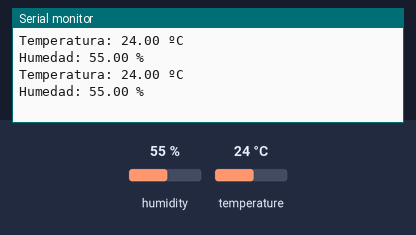
Recording of a sketch running on a simulated Arduino Uno, built with avr-gcc and run on an emulated ATmega328P. On the bench: the last lines printed to the serial monitor. Inputs (shaded band) come from the test bench; at power-on: humidity 55 %, temperature 24 °C.

Above: at 2.9 s.
3.0 s: humidity set to 22 %
At 5.0 s:
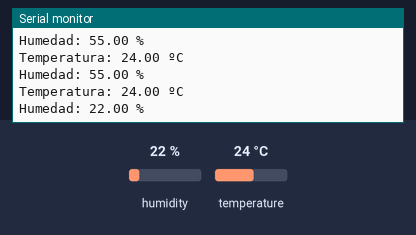
5.8 s: temperature set to 12 °C
At 7.1 s:
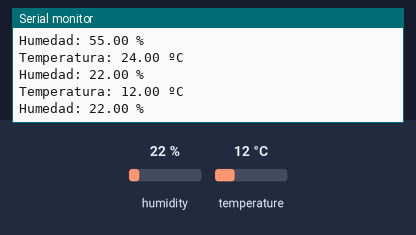
8.6 s: humidity set to 40 %
At 11.3 s:
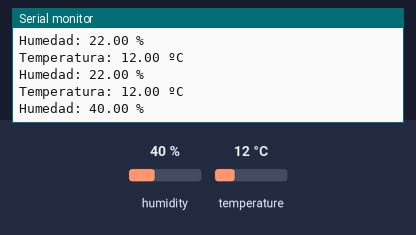
Timing chart, 0 to 12.8 s (numbered marks = the images above; inputs shaded):
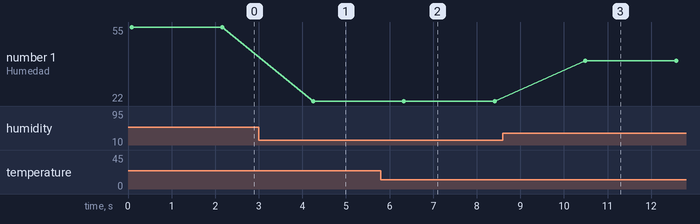

The sketch:

aht10-prueba.ino
```cpp
// Zayat , Lowden , Borio | 5-A

#include <Wire.h>
#include <Adafruit_AHTX0.h>  // Librería para el sensor AHT10

Adafruit_AHTX0 aht;  // Crear un objeto AHT10

void setup() {
  Serial.begin(115200);  // Inicializar la comunicación serie

  // Inicializar el sensor AHT10
  if (!aht.begin()) {
    Serial.println("No se pudo encontrar AHT10. Verifica las conexiones.");
    while (1) delay(10);  // Detener el código si falla
  }
}

void loop() {
  // Leer temperatura y humedad del sensor AHT10
  sensors_event_t humidity, temp;
  aht.getEvent(&humidity, &temp);

  // Mostrar los datos en el monitor serie
  Serial.print("Temperatura: ");
  Serial.print(temp.temperature);
  Serial.println(" ºC");

  Serial.print("Humedad: ");
  Serial.print(humidity.relative_humidity);
  Serial.println(" %");

  delay(2000);  // Esperar 2 segundos antes de la próxima lectura
}
```

Measured:
- after the input at 3.0 s, the serial monitor: prints a new line after 1.2 s (image 1)
- after the input at 5.8 s, the serial monitor: prints a new line after 0.52 s (image 2)
- after the input at 8.6 s, the serial monitor: prints a new line after 1.9 s (image 3)
- plotted number 1: 55 → 22 after the input at 3.0 s, 22 → 40 after the input at 8.6 s
